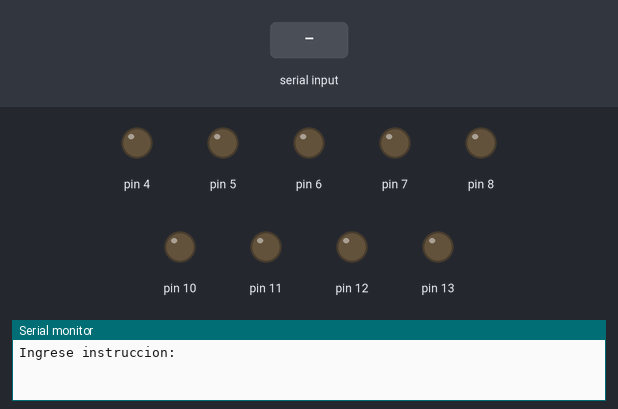
Recording of a sketch running on a simulated Arduino Uno, built with avr-gcc and run on an emulated ATmega328P. Parts: output pins drawn as LEDs (lit = HIGH), the last lines printed to the serial monitor. The test bench sets the inputs (shaded band).

Above: at 1.2 s.
1.3 s: "90 45\n" received over Serial
At 2.0 s:
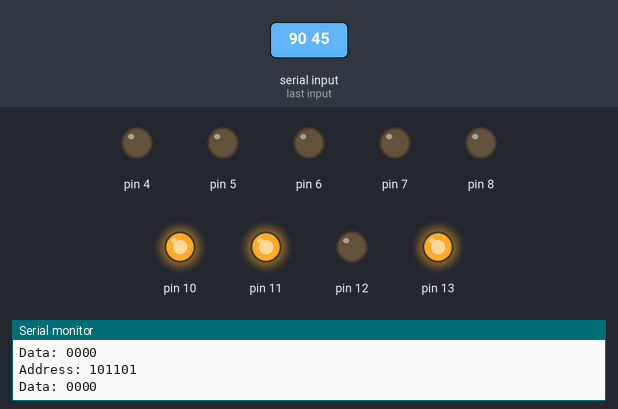
3.1 s: "30 150\n" received over Serial
At 3.3 s:
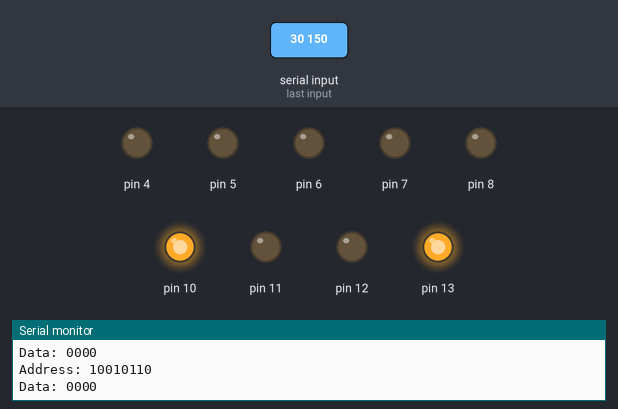
4.9 s: "write" received over Serial
At 6.0 s:
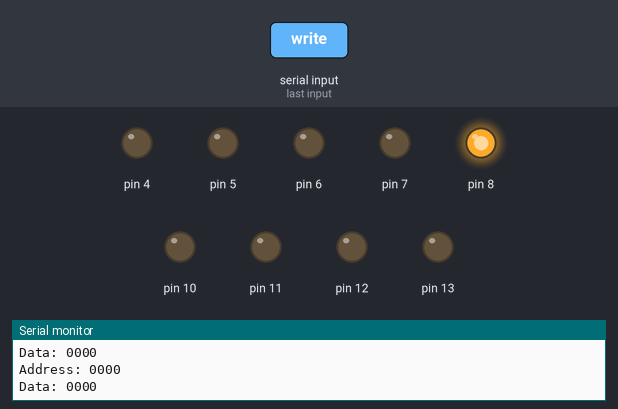
6.5 s: "1" received over Serial
At 7.3 s:
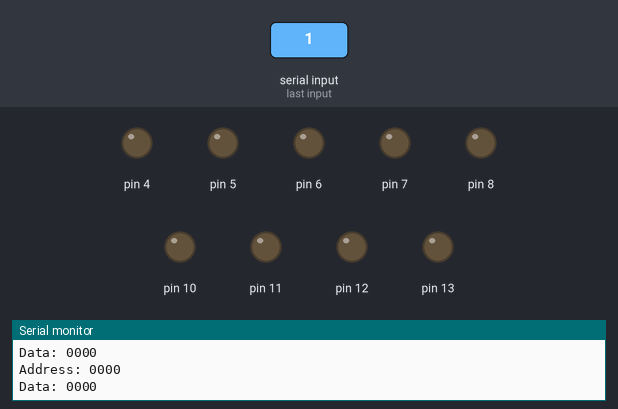
8.1 s: "1 90\n" received over Serial
At 8.7 s:
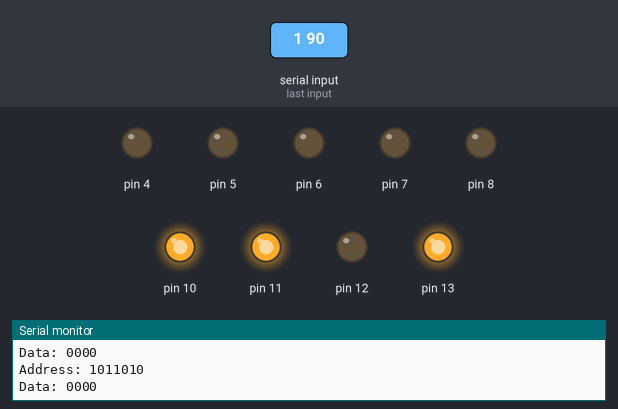
Timing chart, 0 to 10.7 s (numbered marks = the images above; inputs shaded):
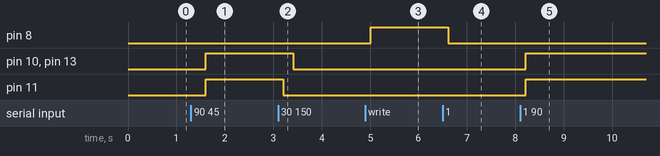

Measured:
- after the input at 1.3 s, pin 10, pin 11, pin 13: LOW → HIGH after 0.30 s
- after the input at 3.1 s, pin 10, pin 13: HIGH → LOW after 0.31 s; pin 11: HIGH → LOW after 0.11 s
- after the input at 4.9 s, pin 8: LOW → HIGH after 0.11 s
- after the input at 6.5 s, pin 8: HIGH → LOW after 0.11 s
- after the input at 8.1 s, pin 10, pin 11, pin 13: LOW → HIGH after 0.12 s

The sketch:

RAM.ino
```cpp
void setup(){
  Serial.begin(9600);
  for(int i = 0; i < 4; i++){
    pinMode(i+10, OUTPUT);
    pinMode(i+4, OUTPUT);
    pinMode(i+50, INPUT);
  }
  pinMode(8, OUTPUT);
  Serial.println("Ingrese instruccion:");
}

String DecToBin(int number)
{
    if ( number == 0 ) return "0";
    if ( number == 1 ) return "1";

    if ( number % 2 == 0 )
        return DecToBin(number / 2) + "0";
    else
        return DecToBin(number / 2) + "1";
}

void loop(){
  int write_enable = 0;
  String addr;
  String data;
  String instruccion;
  int index = 0;
  bool continuar = false;
  while (Serial.available() > 0){
    char temp = Serial.read();
    if(temp == ' '){
      index = index + 1;
    }
    if(index == 0){
      instruccion += temp;
    }else if(index == 1){
      addr += temp;
    }else{
      data += temp;
    }
    continuar = true;
  }
  delay(100);
  if(!continuar)
    return;
  addr.trim();
  data.trim();

  /*Serial.print(instruccion);
  Serial.println();
  Serial.print(addr);
  Serial.println();
  Serial.print(data);
  Serial.println();
  */

  //Convirtiendo a Bits
  int addri = addr.toInt();
  int datai = data.toInt();

  String addrb = DecToBin(addri);
  int addrs = addrb.length();;

  int rellenar = 4 - addrs;
  String mascara = "";
  for(int i = 0; i < rellenar; i ++){
    mascara+="0";
  }
  mascara.trim();
  addrb = mascara + addrb;

  Serial.print("Address: ");
  Serial.print(addrb);
  Serial.println();

  String datab = DecToBin(datai);
  int datas = datab.length();

  rellenar = 4 - datas;
  mascara = "";
  for(int i = 0; i < rellenar; i ++){
    mascara+="0";
  }
  mascara.trim();
  datab = mascara + datab;

  Serial.print("Data: ");
  Serial.print(datab);
  Serial.println();


  for(int i = 0; i < 4; i++){
    digitalWrite(13-i, addrb[i] == '1' ? HIGH : LOW);
  }

  if(instruccion == "write"){
    for(int i = 0; i < 4; i++){
      digitalWrite(7-i, datab[i] == '1' ? HIGH : LOW);
    }
  }

  digitalWrite(8, instruccion == "write" ? HIGH : LOW);

  delay(100);

  if(instruccion == "read"){
    int data_in=0;
    for(int i = 0; i < 4; i++){
      int pot = pow(2, 3-i);
      int lectura = digitalRead(i+50);
      data_in += pot*lectura;
      //Serial.println(">> " + lectura);
    }
    delay(100);
    Serial.print("Lectura: ");
    Serial.println(data_in);
  }
  Serial.println();
}
```
